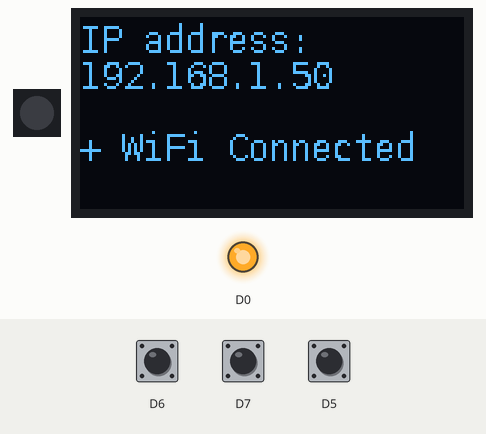
Simulated run of this program. Board: ESP8266 (NodeMCU). On the bench: 1 RGB LEDs in strip order, left to right, 128×64 one-colour display, output pins drawn as LEDs (lit = HIGH). The inputs (shaded band) are chosen by the test bench; at power-on: D6 HIGH, D7 HIGH, D5 HIGH. WiFi joins after 1.5 s; servers stay silent unless stated; the local clock reads 2024-03-15 10:24:30 at power-on unless the program sets it; what the program prints to the serial monitor is not drawn.

Above: at 9.7 s.
13.9 s: D6 pulled LOW for 0.15 s
At 14.03 s:
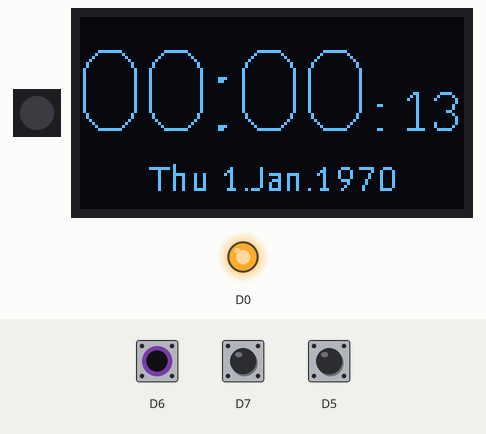
15.6 s: D7 pulled LOW for 0.15 s
At 15.73 s:
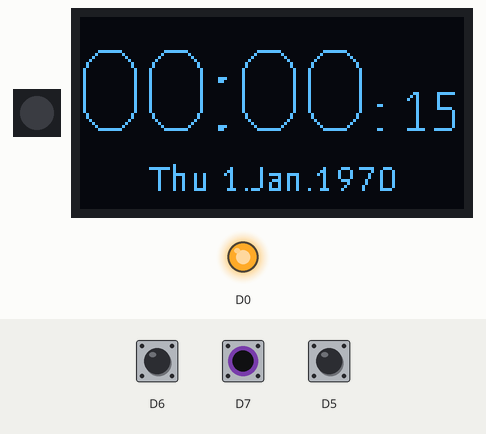
17.3 s: D5 pulled LOW for 0.15 s
At 17.43 s:
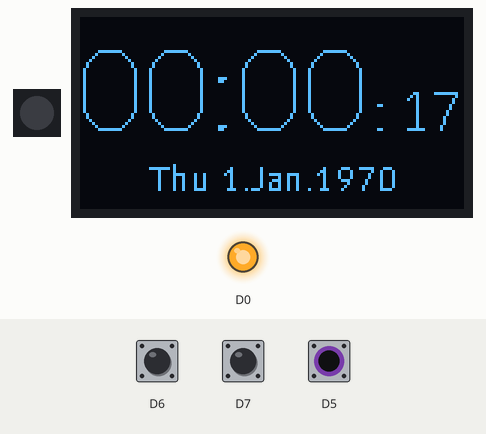
19.0 s: D6 pulled LOW for 1 s
At 19.15 s:
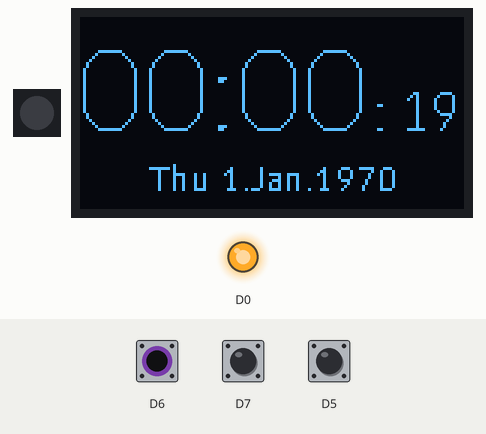
21.5 s: D7 pulled LOW for 1 s
At 21.63 s:
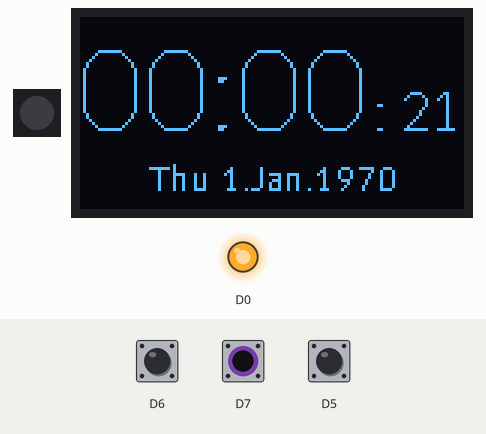
24.0 s: D5 pulled LOW for 1 s
At 24.14 s:
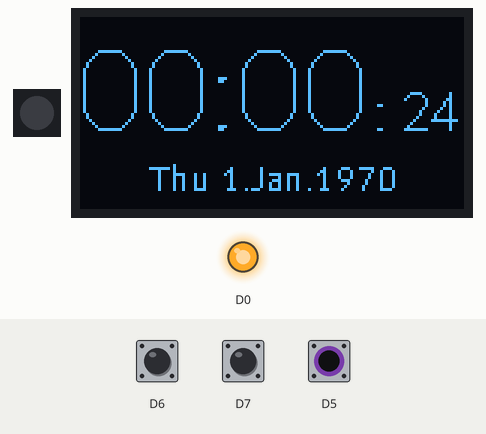
Timing chart, 0 to 27.0 s (numbered marks = the images above; inputs shaded):
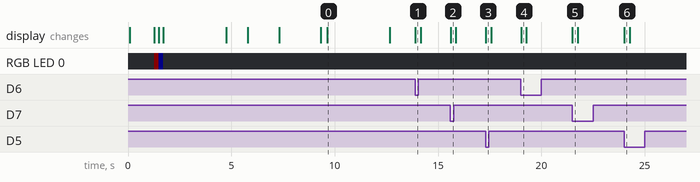

The program:

main.cpp
```cpp
// (licence header left out)
#include <Arduino.h>

// the DSTIKE Hardware is based on a ESP8266 chip
// for ESP8266: include ESP8266WiFi.h
#include <ESP8266WiFi.h>

// WiFi network configuration for multiple locations:
// A simple method to configure multiple WiFi Access Configurations:
// Add the SSID and the password to the lists.
// The first entry is a name that is shown on the display during connecting
/*
String WiFI_Locations[][3] = {{"Mobile", "Mobile_ssid", "Mobile_pwd"},
                              {"Home", "Home_ssid", "Home_pwd"},
                              {"Work", "Work_ssid", "Work_pwd"},
                              {"Pub", "Beer4Free", "DontDrinkAndDrive"}};
*/
String WiFI_Locations[][3] = {{"ESP-AP", "ESP32-AP2", "123456789"},
                              {"Mobile", "Xperia Z5 Dual_1280", "HagueSony"},
                              {"Home", "FingerWechNetGast", "ReinDa2020"},
                              {"Work", "BEC-Gast", "t027-jbsg-m8gk"},
                              {"Pub", "Beer4Free", "DontDrinkAndDrive"}};

// Library for basic functions of the DSTIKE Hardware
#include "Watch.h"

// library to handle times in seconds, minutes and so on...
#include <Time.h>

// network address of the Time Server
const char* NTP_SERVER = "ch.pool.ntp.org";
// time zone for Germany
// see: https://remotemonitoringsystems.ca/time-zone-abbreviations.php
// and: https://www.gnu.org/software/libc/manual/html_node/TZ-Variable.html
const char* TZ_INFO    = "CET-1CEST-2,M3.5.0/02:00:00,M10.5.0/03:00:00";

// the tm structure contains the following data:
//
//  int	tm_sec;   --> 0 .. 59
//  int	tm_min;   --> 0 .. 59
//  int	tm_hour;  --> 0 .. 23
//  int	tm_mday;  --> 1 .. 31
//  int	tm_mon;   --> 0 .. 11 (0 = January)
//  int	tm_year;  --> years since 1900
//  int	tm_wday;  --> 0 .. 6 (0 = Sunday)
//  int	tm_yday;  --> 0 .. 365
//  int	tm_isdst; --> Daylight Saving Time flag
//
tm dateTime;

time_t actualTime;      // epoch of the current time.
time_t NTPTime;         // epoch from the NTP Server
time_t NTPdiffTime = 0; // example: 1014409342 = 22.02.2002 20:22
uint8_t last_second;
uint8_t last_minute;

// Screen flag to let the scrren stay perment on or not
bool Screen_permanent_on = false;

// variabled to establish a system time in seconds since boot up.
uint32_t prevMillis = 0;
uint32_t sysTime;

// German
//const char dayNames[7][10]={"So","Mo","Di","Mi","Do","Fr","Sa"};
//const char monthNames[12][6]={"Jan","Feb","Mar","Apr","Mai","Jun","Jul","Aug","Sep","Okt","Nov","Dez"};

// English
const char dayNames[7][10]={"Sun","Mo","Tue","Wed","Thu","Fri","Sat"};
const char monthNames[12][6]={"Jan","Feb","Mar","Apr","May","Jun","Jul","Aug","Sep","Oct","Nov","Dec"};

// variable to establish a display OFF-Timer
const unsigned long displayTimeout = 10*1000; // 10 seconds
unsigned long displayOffTimer = 0;

/****** function forward declaration ******/
bool WiFi_connection(bool force_reconnect = false);
bool connect_Wifi(const char * _name, const char * _ssid, const char * _password);
void print_dateTime(time_t epochTime, bool refreshAll);
time_t sysTime_now();


void setup() {
  // init DSTRIKE Watch
  Watch.begin();
  delay(1000);

  // print Welcome screen over Serial connection
  Serial.println("");
  Serial.println("-----------------------");
  Serial.println("-- DSTIKE NTP Watch  --");
  Serial.println("-- v2.2 / 07.11.2020 --");
  Serial.println("-----------------------");
  // turn the White LED on for half of a second
  Watch.WhiteLED.cycle(100);
  Serial.println("[OK] cycle white LED");
  delay(100);
  // Blink the RGB LED in RED, GREEN, BLUE and white
  // with reduced brightness
  Watch.RGBLED.cycle(10, 100);
  Serial.println("[OK] cycle RGB LED");
  // Show Welcome Screen
  Watch.setTextAlignment(TEXT_ALIGN_CENTER);
  Watch.setFont(FONT_1_NORMAL);
  Serial.println("[OK] Set Font");
  Watch.drawString(OLED_CENTER_W, OLED_Line_1,  "NTP Watch");
  Serial.println("[OK] draw Text");
  Watch.setFont(ArialMT_Plain_10);
  Serial.println("[OK] Set Font");
  Watch.drawString(OLED_CENTER_W, OLED_Line_3, "Version 2.2");
  Serial.println("[OK] draw Text");
  Watch.updateDisplay();
  Serial.println("[OK] update Display");
  Watch.setFont(FONT_1_NORMAL);
  Watch.setTextAlignment(TEXT_ALIGN_LEFT);
  delay(3000);
  // Check and establish WiFi connection
  Watch.clearScreen();
  Watch.println("WiFi connection");
  // if the Nav-Button is pressed during boot,
  // a WiFI reconnection is forced
  bool force_WiFi_refresh = false;
  Watch.updateButtons();
  if(Watch.NavBtn_PUSH.wasPressed())
    force_WiFi_refresh = true;
  if(WiFi_connection(force_WiFi_refresh)){
    Watch.println("");
    Watch.println("+ WiFi Connected");
  } else {
    Watch.println("");
    Watch.println("- NO WiFi!");
  }
  // configure the NTP Server
  configTime(0, 0, NTP_SERVER);
  // define the timezone (POSIX)
  // set TZ environment variable to the correct value depending on your location
  // see: https://www.gnu.org/software/libc/manual/html_node/TZ-Variable.html
  // Note:
  // this will also change the display at reboot.
  // Comment this line to get UTC
  setenv("TZ", TZ_INFO, 1);
  // to trigger the seconds-loop every second
  last_second = 0;
  // to trigger the minutes.loop
  last_minute = 100;
  delay(3000);
  // to switch the display off after the specified time
  displayOffTimer = millis();
}


void loop() {
  Watch.updateButtons();

  // get actual time as epoch time
  actualTime = sysTime_now()+NTPdiffTime;
  // converts the epoch into the tm-structure
  localtime_r(&actualTime, &dateTime);

  // display OFF timer
  // millis() will overflow after round about 49 days
  // better calculate the absolute value of the difference
  if(!Screen_permanent_on){
    if(Watch.screenState && abs(displayOffTimer - millis()) > displayTimeout){
      Watch.screenOff();
    }
  }

  // trigger every second:
  if (dateTime.tm_sec != last_second) {
    last_second = dateTime.tm_sec;
    // to prevent a flicker of the display every second
    // only the area of the seconds is updated every second
    // every minute, the hole display is updated
    if(dateTime.tm_min != last_minute){
      last_minute= dateTime.tm_min;
      print_dateTime(actualTime, true);
    } else
      print_dateTime(actualTime, false);
  }

  /***** Nav Button UP *****/
  if(Watch.NavBtn_UP.wasPressed()){
    if(!Watch.screenState){
      Watch.screenOn();
      // delay to prevent false button presses
      delay(250);
    } else{
      // check if connected to the Internet
      if(!WiFi_connection()){
        Watch.clearScreen();
        Watch.println("");
        Watch.println("- NO WiFi");
      } else {
        Watch.clearScreen();
        Watch.println("Compare Time");
        // get the actual time from NTP Server
        int nTrials = 0;
        do {
          Watch.OLED.drawProgressBar(5, OLED_HEIGHT-16, OLED_WIDTH-10, 14, nTrials);
          Watch.updateDisplay();
          nTrials++;
          delay(25);
          // time() fetch the actual time from the NTP server
          // and store it as epoch into the variable
          time(&NTPTime);
          // localtime_r() converts the epoch into the tm-structure
          localtime_r(&NTPTime, &dateTime);
          // tm_year can be used to indicate if the data is valid
        } while ((dateTime.tm_year < (2016 - 1900)) && nTrials < 100);
        Watch.clearScreen();
        Watch.println("Compare Time");
        // compare with system time if data is valid
        if(dateTime.tm_year > (2016 - 1900)){
          char TextBuffer[100];
          Watch.println("");
          Watch.println("Time difference:");
          Watch.println("");
          sprintf(TextBuffer, "-->    %lds", (sysTime_now()+NTPdiffTime)-NTPTime);
          Watch.println(String(TextBuffer));
        } else {
          Watch.println("");
          Watch.println("- invalid data");
        }
      }
      // to trigger the full screen update
      last_minute = 100;
      delay(2500);
    }
    displayOffTimer = millis();
  }

  /***** Nav Button PUSH *****/
  if(Watch.NavBtn_PUSH.wasPressed()){
    if(!Watch.screenState){
      Watch.screenOn();
      // delay to prevent false button presses
      delay(250);
    } else{
      Watch.clearScreen();
      Watch.drawString(0, OLED_Line_1,  "UP-Time:");
      // get the system up-time in seconds
      time_t UpTime = sysTime_now();
      // the uptime is calculated directly out of the seconds since start
      // to test, here are some known values:
      // UpTime = 93784; // Friday, 2. January 1970 02:03:04 ==> UpTime 1day, 2h 3min 4sec
      // UpTime = 1264577; // Thursday, 15. January 1970 15:16:17 ==> UpTime 14day, 15h 16min 17sec
      // UpTime = 63158399; // Saturday, 1. January 1972 23:59:59 ==> UpTime 730day, 23h 59min 59sec
      char TextBuffer[100];
      Watch.setTextAlignment(TEXT_ALIGN_CENTER);
      sprintf(TextBuffer, "%i days", int(trunc(UpTime/(60*60*24)))); // s -> min -> h -> days
      Watch.drawString(OLED_CENTER_W, OLED_Line_3,  String(TextBuffer));
      sprintf(TextBuffer, "%02d:%02d:%02d", int(trunc(UpTime/(60*60))) % 24,
                                            int(trunc(UpTime/(60))) % 60,
                                            int(UpTime) % 60);
      Watch.drawString(OLED_CENTER_W, OLED_Line_4,  String(TextBuffer));
      Watch.updateDisplay();
      Watch.setTextAlignment(TEXT_ALIGN_LEFT);
      // to trigger the full screen update
      last_minute = 100;
      // diplay the uptime for 2.3 seconds
      // check if the button is pushed agian
      // then togle the display-timeout flag
      unsigned long display_timer = millis();
      while((display_timer + 2500) > millis()){
        Watch.updateButtons();
        if(Watch.NavBtn_PUSH.wasPressed()){
          Screen_permanent_on = !Screen_permanent_on;
          display_timer = millis();
          Watch.clearScreen();
          Watch.setTextAlignment(TEXT_ALIGN_CENTER);
          if(Screen_permanent_on){
            Watch.drawString(OLED_CENTER_W, OLED_Line_3,  "Screen Timer: OFF");
          } else {
            Watch.drawString(OLED_CENTER_W, OLED_Line_3,  "Screen Timer: ON");
          }
          Watch.updateDisplay();
          Watch.setTextAlignment(TEXT_ALIGN_LEFT);
        }
        // short delay to calm the watchdog
        delay(10);
      }
    }
    displayOffTimer = millis();
  }

  /***** Nav Button DOWN *****/
  if(Watch.NavBtn_DOWN.wasPressed()){
    if(!Watch.screenState){
      Watch.screenOn();
      // delay to prevent false button presses
      delay(250);
    } else {
      // check if connected to the Internet
      if(!WiFi_connection()){
        Watch.clearScreen();
        Watch.println("");
        Watch.println("- NO WiFi");
      } else {
        Watch.clearScreen();
        Watch.drawString(0, OLED_Line_1,  "Get Server Time");
        Watch.updateDisplay();
        // get the actual time from NTP Server
        int nTrials = 0;
        do {
          Watch.OLED.drawProgressBar(5, OLED_HEIGHT-16, OLED_WIDTH-10, 14, nTrials);
          Watch.updateDisplay();
          nTrials++;
          delay(25);
          // time() fetch the actual time from the NTP server
          // and store it as epoch into the variable
          time(&NTPTime);
          // localtime_r() converts the epoch into the tm-structure
          localtime_r(&NTPTime, &dateTime);
          // tm_year can be used to indicate if the data is valid
        } while ((dateTime.tm_year < (2016 - 1900)) && nTrials < 100);
        Watch.clearScreen();
        Watch.drawString(0, OLED_Line_1,  "Get Server Time");
        if(dateTime.tm_year > (2016 - 1900)){
          // calculate the difference to the NTP Server time
          NTPdiffTime = NTPTime-sysTime_now();
          // Show the NTP Server time
          char TextBuffer[100];
          sprintf(TextBuffer, "%02d:%02d", dateTime.tm_hour, dateTime.tm_min);
          Watch.setFont(FONT_2_LARGE);
          Watch.setTextAlignment(TEXT_ALIGN_CENTER);
          Watch.drawString(64, OLED_Line_3,String(TextBuffer));
          Watch.setFont(FONT_1_NORMAL);
          Watch.drawString(64, OLED_Line_5,"Time was updated");
          Watch.updateDisplay();
          Watch.setTextAlignment(TEXT_ALIGN_LEFT);
        } else {
          Watch.println("");
          Watch.println("- invalid data");
        }
      }
      // to trigger the full screen update
      last_minute = 100;
      delay(2500);
    }
    displayOffTimer = millis();
  }
  // short delay to calm the watchdog
  delay(10);
}


//==============================================================
// check the actual WiFi connection
// if not connected, a connection attempt is started otherwise not!
// With "force_reconnect", a new connection will always be established
// The routine tries 5 times to establish a connection to an AP out of
// the list of WiFi locations.
// return value: true if connected. otherwise: false
bool WiFi_connection(bool force_reconnect){
  if(WiFi.status() != WL_CONNECTED || force_reconnect){
    Watch.clearScreen();
    if(force_reconnect)
      Watch.println("- Refresh WiFi");
    else
      Watch.println("- No WiFi");
    delay(1000);
    // fist always disconnect
    WiFi.disconnect();
    // Indicate the WiFi locations out of the list
    int WIFI_location = 0;
    // It should only attempt to establish a connection 3 times.
    // so, the function will go throw the list of WiFi loactions 3 times
    // and try to establish a connection...
    int attempt_counter = 0;
    while(WiFi.status() != WL_CONNECTED && attempt_counter <3){
      Watch.clearScreen();
      // call the connection function with the specific WiFi data
      connect_Wifi(WiFI_Locations[WIFI_location][0].c_str(),
                   WiFI_Locations[WIFI_location][1].c_str(),
                   WiFI_Locations[WIFI_location][2].c_str());
      if(WiFi.status() != WL_CONNECTED){
        delay(1000);
        WIFI_location++;
        if(WIFI_location >= (sizeof(WiFI_Locations)/sizeof(WiFI_Locations[0]))){
          WIFI_location = 0;
          attempt_counter++;
        }
      }
    }
  }
  // return true, if connected
  return WiFi.status() == WL_CONNECTED;
}

//==============================================================
// establish the connection to an Wifi Access point
// the function waits 30 seconds (15*2000ms) before giving up.
bool connect_Wifi(const char * _name, const char * _ssid, const char * _password){
  // Establish connection to the specified network until success.
  // Important to disconnect in case that there is a valid connection
  WiFi.disconnect();
  Watch.println("Connecting to ");
  Watch.println(_name);
  delay(1500);
  //Start connecting (done by the ESP in the background)
  WiFi.begin(_ssid, _password);
  // read wifi Status
  wl_status_t wifi_Status = WiFi.status();
  int n_trials = 0;
  // loop while waiting for Wifi connection
  // run only for 15 trials.
  while (wifi_Status != WL_CONNECTED && n_trials < 15 && wifi_Status != WL_NO_SSID_AVAIL) {
    // Check periodicaly the connection status using WiFi.status()
    // Keep checking until ESP has successfuly connected
    // or maximum number of trials is reached
    wifi_Status = WiFi.status();
    n_trials++;
    switch(wifi_Status){
      case WL_NO_SSID_AVAIL:
          Watch.println("-SSID unavailable");
          break;
      case WL_CONNECT_FAILED:
          Watch.println("-Connection failed");
          break;
      case WL_CONNECTION_LOST:
          Watch.println("-Connection lost");
          break;
      case WL_DISCONNECTED:
          Watch.println("Connection attempt");
          break;
      case WL_IDLE_STATUS:
          Watch.println("-WiFi idle status");
          break;
      case WL_SCAN_COMPLETED:
          Watch.println("+scan completed");
          break;
      case WL_CONNECTED:
          Watch.println("+ WiFi connected");
          break;
      default:
          Watch.println("-unknown Status");
          break;
    }
    // wait a long time between attemts
    if(wifi_Status == WL_DISCONNECTED)
      delay(2000);
    else
      // but only a short time in case of other faulure reasons
      delay(250);
  }
  if(wifi_Status == WL_CONNECTED){
    // connected
    Watch.clearScreen();
    Watch.println("IP address: ");
    Watch.println(WiFi.localIP().toString());
    return true;
  } else {
    // not connected
    Watch.println("");
    Watch.println("-unable to connect");
    return false;
  }
}


//==============================================================
// Returns the system time in seconds
// THis is the (Up)-Time of the system since last reset
time_t sysTime_now() {
	// calculate number of seconds passed since last call to sysTime_now()
  while (millis() - prevMillis >= 1000) {
		// millis() and prevMillis are both unsigned ints thus the subtraction
    // will always be the absolute value of the difference
    sysTime++;
    prevMillis += 1000;
  }
  return (time_t)sysTime;
}


//==============================================================
// Print the time and date on the display
// To prevent a flicker of the display every second, only the
// part of the screen that shows the seconds is refreshed
// The parameter refreshAll=true will force a complete update
void print_dateTime(time_t epochTime, bool refreshAll){
    tm _dateTime;
    // converts the epoch into the tm-structure
    localtime_r(&epochTime, &_dateTime);
    // create the String for the hours and minutes
    char timeString[100];
    sprintf(timeString, "%02d:%02d", _dateTime.tm_hour, _dateTime.tm_min);
    // create the String for the seconds
    char secondsString[100];
    sprintf(secondsString, ": %02d", _dateTime.tm_sec);
    // create the String for the date including week names and month names
    String dateString = String(dayNames[_dateTime.tm_wday])+' ';
    dateString += String(_dateTime.tm_mday)+'.';
    dateString += String(monthNames[_dateTime.tm_mon])+'.';
    dateString += String(_dateTime.tm_year+1900);
    // if the entrire screen should be updated
    if(refreshAll){
      Watch.clearScreen();
      Watch.setFont(FONT_2_XLARGE);
      Watch.setTextAlignment(TEXT_ALIGN_RIGHT);
      Watch.drawString(96, 0, String(timeString));
      Watch.setFont(FONT_2_NORMAL);
      Watch.setTextAlignment(TEXT_ALIGN_LEFT);
      Watch.drawString(98, 21, String(secondsString));
      Watch.setFont(FONT_2_SMALL);
      Watch.setTextAlignment(TEXT_ALIGN_CENTER);
      Watch.drawString(OLED_CENTER_W, OLED_HEIGHT-18, dateString);
      Watch.updateDisplay();
    } else {
      // or only the part with the seconds
      Watch.OLED.setColor(BLACK);
      Watch.OLED.fillRect(98, 21, 128-98, 17);
      Watch.OLED.setColor(WHITE);
      Watch.setFont(FONT_2_NORMAL);
      Watch.setTextAlignment(TEXT_ALIGN_LEFT);
      Watch.drawString(98, 21, String(secondsString));
      Watch.updateDisplay();
    }
    // default font and alignment for other text outputs
    Watch.setFont(FONT_1_NORMAL);
    Watch.setTextAlignment(TEXT_ALIGN_LEFT);
}
```

Source omitted: Button.cpp (5581 bytes), Button.h (1940 bytes), Watch.cpp (5901 bytes), Watch.h (4237 bytes), font.h (data table, 286573 bytes)

Measured:
- after the input at 13.9 s, the display: changes at once (image 1)
- after the input at 15.6 s, the display: changes at once (image 2)
- after the input at 17.3 s, the display: changes at once (image 3)
- after the input at 19.0 s, the display: changes at once (image 4)
- after the input at 21.5 s, the display: changes at once (image 5)
- after the input at 24.0 s, the display: changes at once (image 6)
- what the display in image 0 shows lasts 3.1 s, from 9.6 s to 12.7 s
